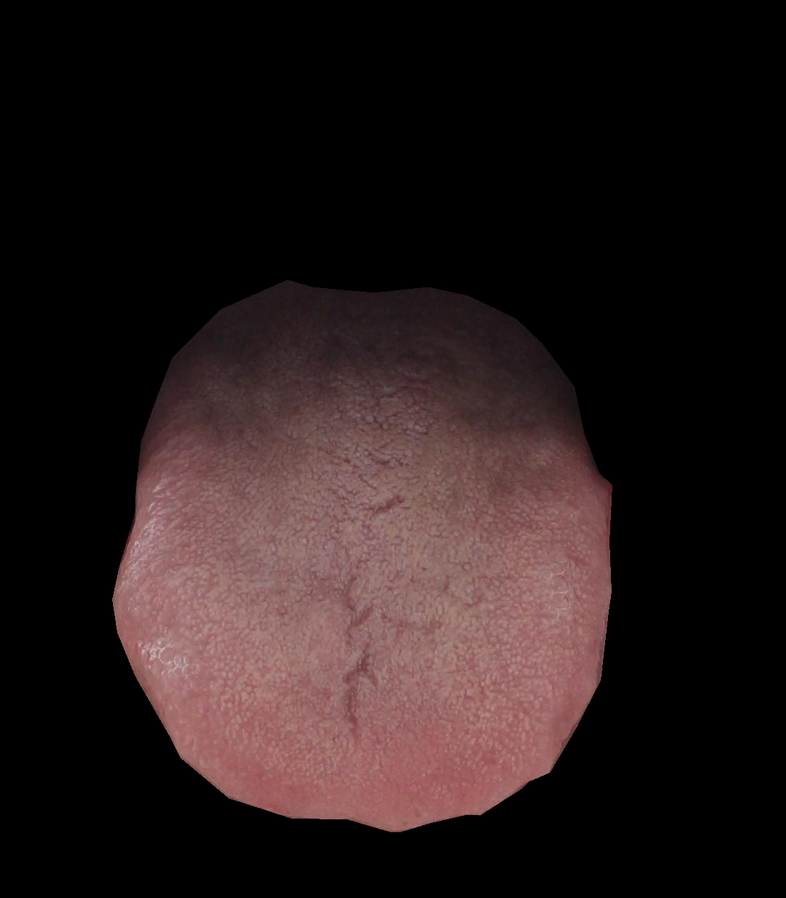
#> input picture WSTMD_TM/selectivesearch/example/3.png, 786 x 898 px, shrunk from 1100 x 1256 before the run
$ python test.py
#> lines starting #> are read from the running program, lines starting #| are printed output that depends on the picture
# coding=utf-8
# -*- coding: utf-8 -*-
from __future__ import (
    division,
    print_function,
)

import skimage.data
import matplotlib.pyplot as plt
import matplotlib.patches as mpatches
import selectivesearch
import PIL.Image as Image
import numpy as np
import time
from selectivesearch.selectivesearch import selective_search

def main():
    candidates=[1 ,0 ,2 ,2, 1, 0, 2, 2, 0, 1 ,2 ,2, 0 ,2 ,2, 2, 0 ,3 ,2, 2, 1 ,0 ,2 ,2 ,3 ,0, 2 ,2, 3 ,1 ,2 ,2, 3, 2 ,2 ,2, 3, 3, 2, 2]
    # loading astronaut image

    # img = skimage.data.astronaut()
    before = time.time()
    img=Image.open('3.png').convert("RGB")
#> img is the input picture: PIL image 786x898 RGB; mean R, G, B 39.3, 27.1, 27.1
    img = np.array(img)

    # draw rectangles on the original image
    fig, ax = plt.subplots(ncols=1, nrows=1, figsize=(6, 6))
    ax.imshow(img)
    for i in candidates:
        x=i
        y=i+1
        w=i+2
        h=i+3
        print(x, y, w, h)
        rect = mpatches.Rectangle(
            (x, y), w, h, fill=False, edgecolor='red', linewidth=1)
        ax.add_patch(rect)
    after=time.time()
    print('total time = '+str((after-before)/60)+' min')
    plt.show()
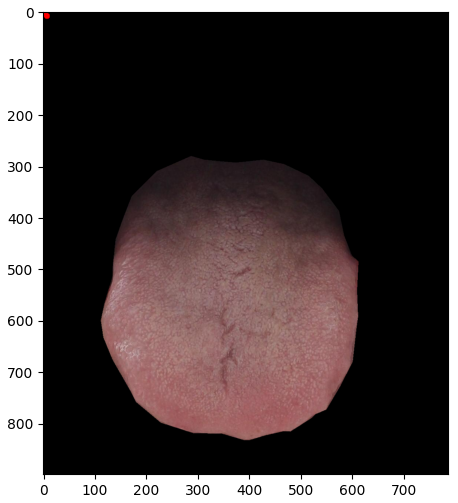
#> figure drawn by matplotlib, 1 panel

if __name__ == "__main__":
    main()

$ run again, with WSTMD_TM/selectivesearch/example/1.png copied over WSTMD_TM/selectivesearch/example/3.png
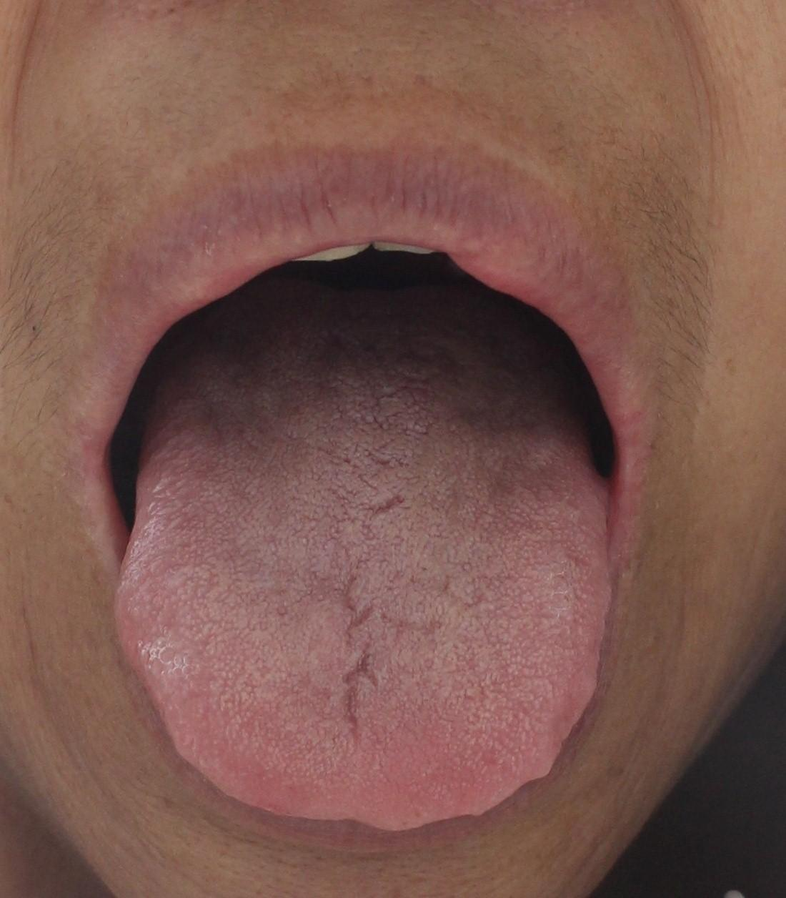
#> input picture WSTMD_TM/selectivesearch/example/1.png, 786 x 898 px, shrunk from 1100 x 1256 before the run
#> in main, img is the input picture: PIL image 786x898 RGB; mean R, G, B 124.7, 88, 78.8
#> in main, `plt.show()`:
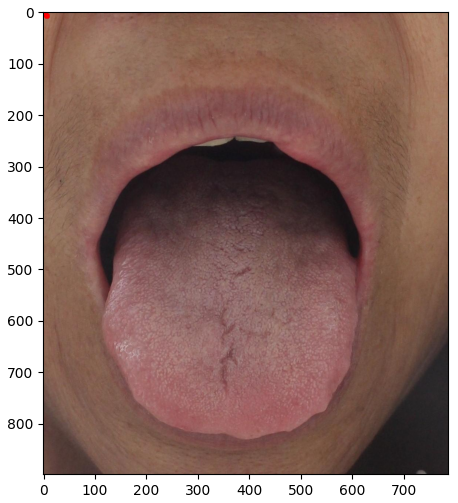
#> figure drawn by matplotlib, 1 panel

$ run again, with WSTMD_TM/selectivesearch/example/2.png copied over WSTMD_TM/selectivesearch/example/3.png
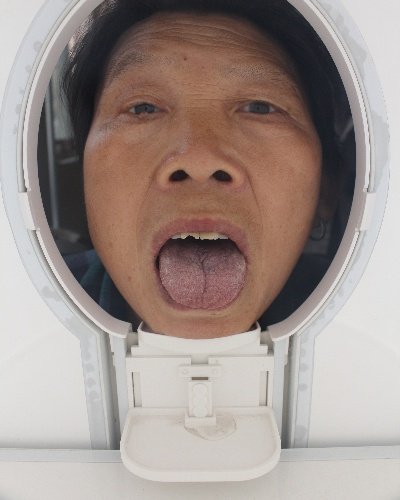
#> input picture WSTMD_TM/selectivesearch/example/2.png, 400 x 500 px
#> in main, img is the input picture: PIL image 400x500 RGB; mean R, G, B 159.6, 146.3, 141
#> in main, `plt.show()`:
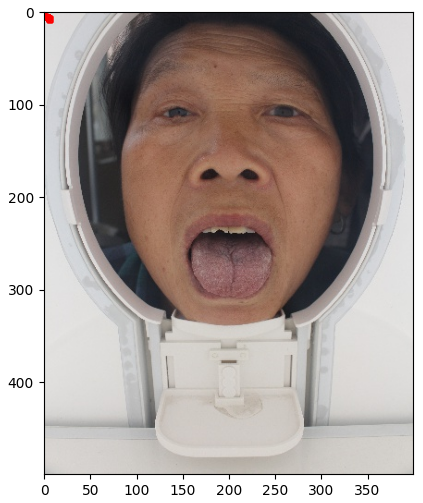
#> figure drawn by matplotlib, 1 panel
